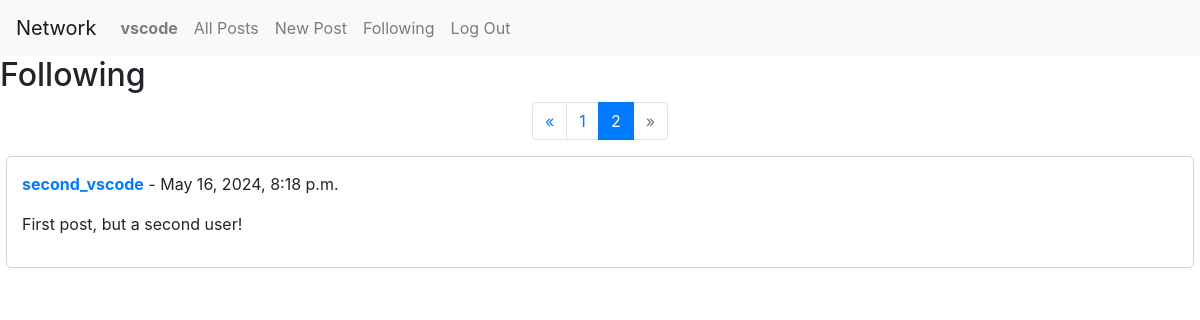
/following/?page=2 (signed in), run on the app's committed database.
### network/models.py (models this page shows, shortened)
class User(AbstractUser):
    pass

class Post(models.Model):
    user = models.ForeignKey(User, on_delete=models.CASCADE, related_name='posts')
    content = models.TextField()
    timestamp = models.DateTimeField(auto_now_add=True)
    likes = models.ManyToManyField(User, related_name='liked_posts', blank=True)

### network/views.py (the view)
# urls.py: path("following/", views.following, name="following"),
@login_required
def following(request):
    followed_users = Following.objects.filter(user=request.user).values_list('followed_user', flat=True)
    posts_list = Post.objects.filter(user__in=followed_users).order_by('-timestamp')
    paginator = Paginator(posts_list, 10)  # Show 10 posts per page
    page_number = request.GET.get('page')  # Get page number from query parameters
    page_obj = paginator.get_page(page_number)
    return render(request, 'network/following.html', {'page_obj': page_obj})

### network/templates/network/following.html
{% extends "network/layout.html" %}
{% block body %}
    <h2>Following</h2>
    {% if page_obj.object_list %}
        {% if page_obj.has_other_pages %}
            <nav aria-label="Page navigation">
            <ul class="pagination justify-content-center">
                {% if page_obj.has_previous %}
                    <li class="page-item">
                        <a class="page-link" href="?page={{ page_obj.previous_page_number }}">&laquo;</a>
                    </li>
                {% else %}
                    <li class="page-item disabled">
                        <a class="page-link" href="#" tabindex="-1" aria-disabled="true">&laquo;</a>
                    </li>
                {% endif %}
                {% for i in page_obj.paginator.page_range %}
                    {% if page_obj.number == i %}
                        <li class="page-item active" aria-current="page">
                        <a class="page-link" href="#">{{ i }}</a>
                        </li>
                    {% else %}
                        <li class="page-item">
                        <a class="page-link" href="?page={{ i }}">{{ i }}</a>
                        </li>
                    {% endif %}
                {% endfor %}
                {% if page_obj.has_next %}
                    <li class="page-item">
                        <a class="page-link" href="?page={{ page_obj.next_page_number }}">&raquo;</a>
                    </li>
                {% else %}
                    <li class="page-item disabled">
                        <a class="page-link" href="#" tabindex="-1" aria-disabled="true">&raquo;</a>
                    </li>
                {% endif %}
            </ul>
            </nav>
        {% endif %}
        {% for post in page_obj %}
            <div class="post-container">
                <div class="post">
                    <p>
                        <strong><a href="{% url 'profile' post.user.username %}">
                            {{ post.user.username }}</a></strong>
                        - {{ post.timestamp }}
                    </p>
                    <p>{{ post.content }}</p>
                </div>
            </div>
        {% endfor %}
    {% else %}
        <p>You are not following any users yet.</p>
    {% endif %}
{% endblock %}

### network/templates/network/layout.html (shortened to what this page needs)
{% load static %}
<!DOCTYPE html>
<html lang="en">
    <head>
        <link rel="stylesheet" href="https://stackpath.bootstrapcdn.com/bootstrap/4.4.1/css/bootstrap.min.css">
        <link href="{% static 'network/styles.css' %}" rel="stylesheet">
    </head>
    <body>
        <nav class="navbar navbar-expand-lg navbar-light bg-light">
            <a class="navbar-brand" href="#">Network</a>
            <div>
              <ul class="navbar-nav mr-auto">
                {% if user.is_authenticated %}
                    <li class="nav-item">
                        <a class="nav-link" href="#"><strong>{{ user.username }}</strong></a>
                    </li>
                {% endif %}
                <li class="nav-item">
                  <a class="nav-link" href="{% url 'index' %}">All Posts</a>
                </li>
                {% if user.is_authenticated %}
                    <li class="nav-item">
                        <a class="nav-link" href="{% url 'new_post' %}">New Post</a>
                    </li>
                    <li class="nav-item">
                        <a class="nav-link" href="{% url 'following' %}">Following</a>
                    </li>
                    <li class="nav-item">
                        <a class="nav-link" href="{% url 'logout' %}">Log Out</a>
                    </li>
                {% endif %}
              </ul>
            </div>
          </nav>
        <div class="body">
            {% block body %}
            {% endblock %}
        </div>
    </body>
</html>

### network/static/network/styles.css (style rules this page uses)
.post { border: 1px solid lightgray; padding: 15px; margin-bottom: 10px; border-radius: 5px; max-width: 99vw; margin-left: auto; margin-right: auto; }

### data on the page
User: username "vscode"
Post: user.username "second_vscode", timestamp "May 16, 2024, 8:18 p.m.", content "First post, but a second user!"

### other printed values
{{ i }} "1"
{{ i }} "2"
